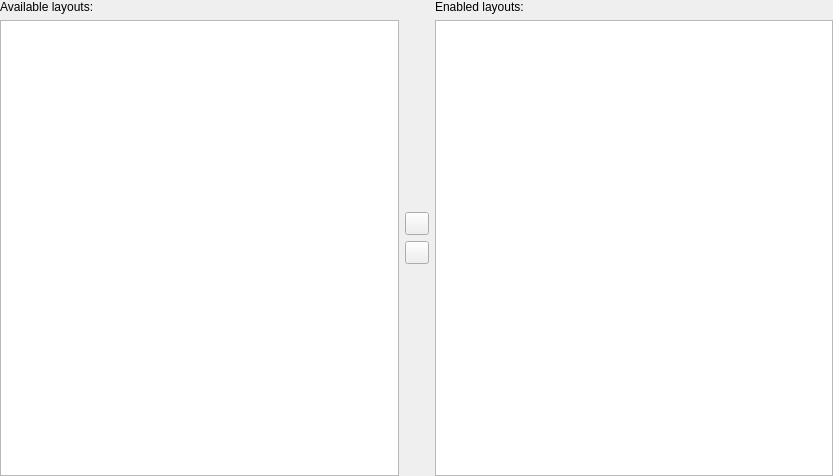
<?xml version="1.0" encoding="UTF-8"?>
<ui version="4.0">
 <class>LayoutsConfigWidget</class>
 <widget class="QWidget" name="LayoutsConfigWidget">
  <property name="geometry">
   <rect>
    <x>0</x>
    <y>0</y>
    <width>833</width>
    <height>476</height>
   </rect>
  </property>
  <layout class="QVBoxLayout" name="verticalLayout_4">
   <property name="margin">
    <number>0</number>
   </property>
   <item>
    <layout class="QHBoxLayout" name="horizontalLayout">
     <item>
      <layout class="QVBoxLayout" name="verticalLayout_3">
       <item>
        <widget class="QLabel" name="label">
         <property name="text">
          <string>Available layouts:</string>
         </property>
        </widget>
       </item>
       <item>
        <widget class="QTreeView" name="AvailableView_">
         <property name="rootIsDecorated">
          <bool>false</bool>
         </property>
        </widget>
       </item>
      </layout>
     </item>
     <item>
      <layout class="QVBoxLayout" name="verticalLayout">
       <item>
        <spacer name="verticalSpacer">
         <property name="orientation">
          <enum>Qt::Vertical</enum>
         </property>
         <property name="sizeHint" stdset="0">
          <size>
           <width>20</width>
           <height>40</height>
          </size>
         </property>
        </spacer>
       </item>
       <item>
        <widget class="QToolButton" name="Disable_">
         <property name="text">
          <string/>
         </property>
         <property name="icon">
          <iconset theme="go-previous"/>
         </property>
        </widget>
       </item>
       <item>
        <widget class="QToolButton" name="Enable_">
         <property name="text">
          <string/>
         </property>
         <property name="icon">
          <iconset theme="go-next"/>
         </property>
        </widget>
       </item>
       <item>
        <spacer name="verticalSpacer_2">
         <property name="orientation">
          <enum>Qt::Vertical</enum>
         </property>
         <property name="sizeHint" stdset="0">
          <size>
           <width>20</width>
           <height>40</height>
          </size>
         </property>
        </spacer>
       </item>
      </layout>
     </item>
     <item>
      <layout class="QVBoxLayout" name="verticalLayout_2">
       <item>
        <widget class="QLabel" name="label_2">
         <property name="text">
          <string>Enabled layouts:</string>
         </property>
        </widget>
       </item>
       <item>
        <widget class="QTreeView" name="EnabledView_">
         <property name="rootIsDecorated">
          <bool>false</bool>
         </property>
        </widget>
       </item>
      </layout>
     </item>
    </layout>
   </item>
  </layout>
 </widget>
 <resources/>
 <connections/>
</ui>
